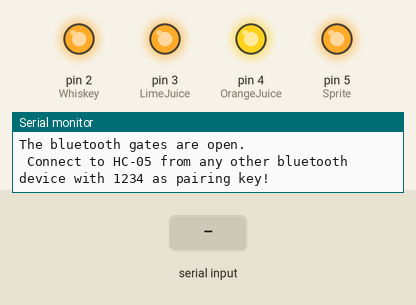
A sketch run on a simulated Arduino Uno, built with avr-gcc and run on an emulated ATmega328P. Shown: output pins drawn as LEDs (lit = HIGH), the last lines printed to the serial monitor. Inputs (shaded band) come from the test bench.

Above: at 1.2 s.
1.3 s: "a" received over the second serial link
At 2.6 s:
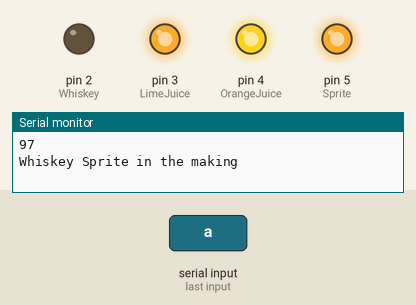
At 5.3 s:
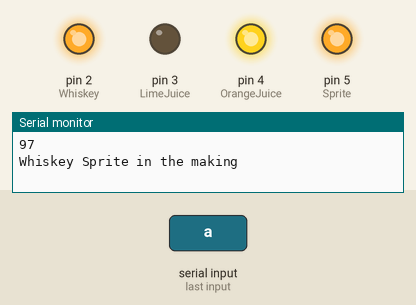
Timing chart, 0 to 12.6 s (numbered marks = the images above; inputs shaded):
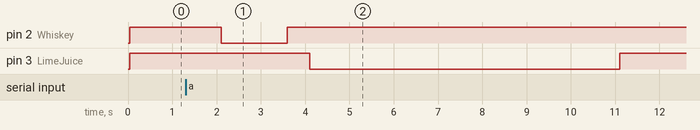

Measured:
- after the input at 1.3 s, pin 2 (Whiskey): HIGH → LOW after 0.80 s, → HIGH 1.5 s later; pin 3 (LimeJuice): HIGH → LOW after 2.8 s, → HIGH 7.0 s later

The sketch:

cocktailgood.ino
```cpp
#include <SoftwareSerial.h>     // 소프트웨어 시리얼 라이브러리 불러옴

int BT_RXD = 12; // 아두이노측 수신부 RXD는 12번핀(HC-06측 송신부 TXD와 연결)
int BT_TXD = 13; // 아두이노측 송신부 TXD는 13번핀(HC-06측 수신부 RXD와 연결)

SoftwareSerial bluetooth(BT_RXD, BT_TXD);   // 소프트웨어 시리얼 bluetooth 객체 선언
//defining the pins used for each drink, you can changes this depending how you connect the pumps and the drinks.

int Whiskey = 2;
int LimeJuice = 3;
int OrangeJuice = 4;
int Sprite = 5;
int state = 0;
// how much time there is between switching to the next pump.
int TimeBetweenPours = 500;


void setup()
{

    Serial.begin(9600);
    bluetooth.begin(9600);
    Serial.println("The bluetooth gates are open.\n Connect to HC-05 from any other bluetooth device with 1234 as pairing key!");
    // Set pin 2-9 to output pins to drive the relay board
    pinMode(2, OUTPUT);
    pinMode(3, OUTPUT);
    pinMode(4, OUTPUT);
    pinMode(5, OUTPUT);


    //

    digitalWrite(2, HIGH);
    digitalWrite(3, HIGH);
    digitalWrite(4, HIGH);
    digitalWrite(5, HIGH);

}

void loop()

{
  if (bluetooth.available()) {
          state = bluetooth.read(); // Reads the data from the serial port
          Serial.println(state);
  }
  if (Serial.available()) {
    bluetooth.write(Serial.read());
  }


    // Cocktails:


    //Whiskey sprite
    if (state == 'a')
    {
        Serial.println("Whiskey Sprite in the making");
        Mix(1500, 7000, 0, 0); // Whiskey, Sprite, LimeJuice, OrangeJuice
    }

    // WhiOLa
    if (state == 'b')
    {
        Serial.println("WhiOLa in the making");
        Mix(2500, 0, 1500, 4000); // Whiskey, Sprite, LimeJuice, OrangeJuice
    }


    // WhiLaIte
    if (state == 'c')
    {
        Serial.println(" WhiLaIte in the making");
        Mix(2000, 5000, 1500, 0); //Whiskey, Sprite, LimeJuice, OrangeJuice
    }


    // Testin and maintenance options

    // Set-up Whiskey
    if (state == 'm')
    {
        Serial.println("Set-up Whiskey");
        Mix(2100, 0, 0, 0); // Whiskey, Sprite, LimeJuice, OrangeJuice
    }

    // Set-up Sprite
    if (state == 'n')
    {
        Serial.println("Set-up Sprite");
        Mix(0, 2100, 0, 0); //Whiskey, Sprite, LimeJuice, OrangeJuice
    }


    // Set-up LimeJuice
    if (state == 'o')
    {
        Serial.println("Set-up LimeJuice");
        Mix(0, 0, 2100, 0); // Whiskey, Sprite, LimeJuice, OrangeJuice
    }

    // Set-up Orange juice
    if (state == 'p')
    {
        Serial.println("Set-up Orange juice");
        Mix(0, 0, 0, 2100); // Whiskey, Sprite, LimeJuice, OrangeJuice
    }


    // Set-up all (intial first time after cleaning)
    if (state == 'u')
    {
        Serial.println("Set-up All");
        Mix(1100, 1100, 1100, 1100); // Whiskey, Sprite, LimeJuice, OrangeJuice
    }
    // clearing (intial first time after cleaning)
    if (state == 116)
    {
        Serial.println("Set-up All");
        Mix(1100, 1100, 1100, 1100); // Whiskey, Sprite, LimeJuice, OrangeJuice
    }

}

void Mix(int DelayTimeWhiskey, int DelayTimeLimeJuice, int DelayTimeOrangeJuice, int DelayTimeSprite)
{

    state = 0;
    delay(800);
    digitalWrite(Whiskey, LOW);
    delay(DelayTimeWhiskey);
    digitalWrite(Whiskey, HIGH);
    delay(TimeBetweenPours);

    digitalWrite(LimeJuice, LOW);
    delay(DelayTimeLimeJuice);
    digitalWrite(LimeJuice, HIGH);
    delay(TimeBetweenPours);

    digitalWrite(OrangeJuice, LOW);
    delay(DelayTimeOrangeJuice);
    digitalWrite(OrangeJuice, HIGH);
    delay(TimeBetweenPours);

    digitalWrite(Sprite, LOW);
    delay(DelayTimeSprite);
    digitalWrite(Sprite, HIGH);
    delay(TimeBetweenPours);


    Serial.println("완성!");
    state = 0;

}
```
